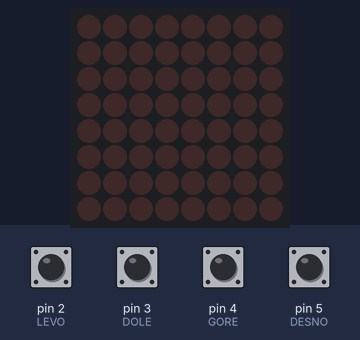
The sketch below on a simulated Arduino Uno, built with avr-gcc and run on an emulated ATmega328P. Parts: 8×8 LED matrix. Inputs (shaded band) come from the test bench; at power-on: pin 2 (LEVO), pin 3 (DOLE), pin 4 (GORE), pin 5 (DESNO) HIGH. Random numbers use the default seed unless the sketch sets one.

Above: at 0.8 s.
0.9 s: pin 2 (LEVO) pulled LOW for 0.15 s
At 2.1 s:
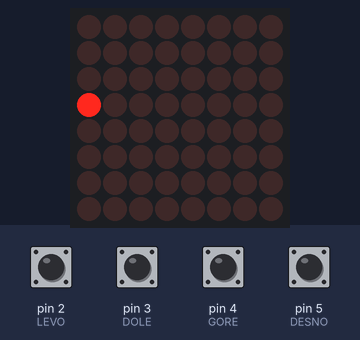
4.0 s: pin 3 (DOLE) pulled LOW for 0.15 s
At 4.61 s:
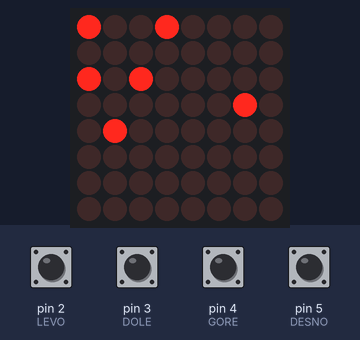
7.0 s: pin 5 (DESNO) pulled LOW for 0.15 s
At 8.5 s:
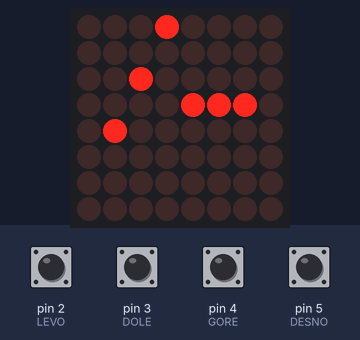
10.0 s: pin 4 (GORE) pulled LOW for 0.15 s
At 12.9 s:
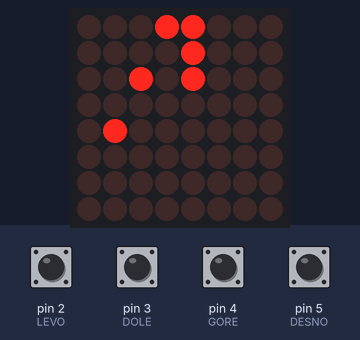
13.0 s: pin 2 (LEVO) pulled LOW for 1 s
At 13.46 s:
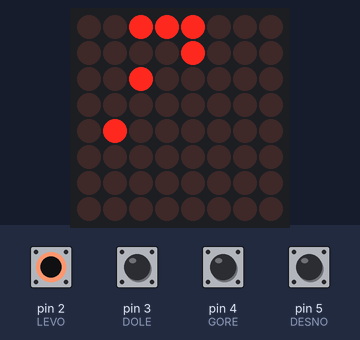
16.0 s: pin 3 (DOLE) pulled LOW for 1 s
At 16.32 s:
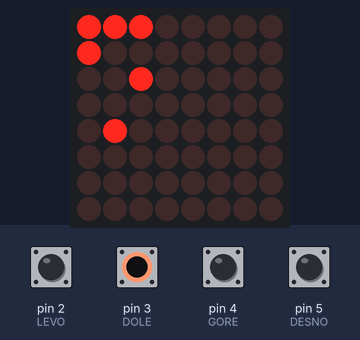
Timing chart, 0 to 19.0 s (numbered marks = the images above; inputs shaded):
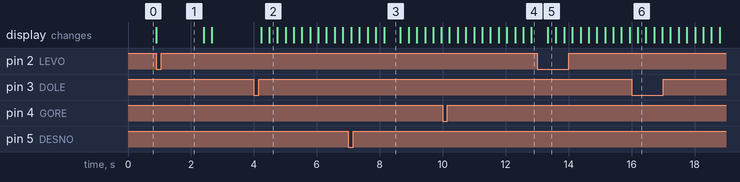

Measured:
- after the input at 0.9 s, the display: changes at once (image 1)
- after the input at 4.0 s, the display: first changes after 0.23 s (image 2 shows a later state)
- what the display in image 3 shows lasts 0.6 s, from 8.1 s to 8.7 s

The sketch:

B17.ino
```cpp
#include "LedControl.h"

#define LEVO 2
#define DOLE 3
#define GORE 4
#define DESNO 5
#define SS 6
#define CLK 13
#define MOSI 11

#define GS 250

LedControl matrix = LedControl(MOSI, CLK, SS, 1);

byte dots[8][8] = {
  {0, 0, 0, 0, 0, 0, 0, 0},
  {0, 0, 0, 0, 0, 0, 0, 0},
  {0, 0, 0, 0, 0, 0, 0, 0},
  {0, 0, 0, 0, 0, 0, 0, 0},
  {0, 0, 0, 0, 0, 0, 0, 0},
  {0, 0, 0, 0, 0, 0, 0, 0},
  {0, 0, 0, 0, 0, 0, 0, 0},
  {0, 0, 0, 0, 0, 0, 0, 0}
};

short snake[7][2] = {
  {0, 0},
  {0, 0},
  {0, 0},
  {0, 0},
  {0, 0},
  {0, 0},
  {0, 0}
};

bool start = false;
bool restart = false;
bool endGame = false;
bool pressed = false;
bool levo, dole, gore, desno;
bool *p[4] = {&levo, &dole, &gore, &desno};

unsigned long Time;
short rowSnake, colomSnake;
byte rowFood, colomFood;

bool makeFood = true;
byte count = 0;
byte leng = 1;

void draw() {
  for (int i = 0; i < 8; i++) {
    for (int j = 0; j < 8; j++) {
      matrix.setLed(0, j, i, dots[i][j]);
    }
  }
}

void newDirection(int way) {
  for (int k = 0; k < 4; k++) {
    if (k != way) *(p[k]) = false;
  }
}

void newPos() {

  updateTail();

  if (levo)  {
    if (colomSnake - 1 < 0) {
      if (dots[7][rowSnake] == 2) {
        leng++;
      }
      else if (dots[7][rowSnake] == 1) {
        endGame = true;
      }
    }
    else {
      if (dots[colomSnake - 1][rowSnake] == 2) {
        leng++;
      }
      else if (dots[colomSnake - 1][rowSnake] == 1) {
        endGame = true;
      }
    }
    dots[colomSnake][rowSnake] = 0;
    colomSnake--;
  }
  if (dole)  {
    if (rowSnake + 1 > 7) {
      if (dots[colomSnake][0] == 2) {
        leng++;
      }
      else if (dots[colomSnake][0] == 1) {
        endGame = true;
      }
    }
    else {
      if (dots[colomSnake][rowSnake + 1] == 2) {
        leng++;
      }
      else if (dots[colomSnake][rowSnake + 1] == 1) {
        endGame = true;
      }
    }
    dots[colomSnake][rowSnake] = 0;
    rowSnake++;
  }
  if (gore)  {
    if (rowSnake - 1 < 0) {
      if (dots[colomSnake][7] == 2) {
        leng++;
      }
      else if (dots[colomSnake][7] == 1) {
        endGame = true;
      }
    }
    else {
      if (dots[colomSnake][rowSnake - 1] == 2) {
        leng++;
      }
      else if (dots[colomSnake][rowSnake - 1] == 1) {
        endGame = true;
      }
    }
    dots[colomSnake][rowSnake] = 0;
    rowSnake--;
  }
  if (desno) {
    if (colomSnake + 1 > 7) {
      if (dots[0][rowSnake] == 2) {
        leng++;
      }
      else if (dots[0][rowSnake] == 1) {
        endGame = true;
      }
    }
    else {
      if (dots[colomSnake + 1][rowSnake] == 2) {
        leng++;
      }
      else if (dots[colomSnake + 1][rowSnake] == 1) {
        endGame = true;
      }
    }
    dots[colomSnake][rowSnake] = 0;
    colomSnake++;
  }

  if (leng == 6 || endGame) {
    restart = true;
  }

  if (!restart) {
    correctPos();

    snake[0][0] = colomSnake;
    snake[0][1] = rowSnake;
    updateField();
  }
}

void correctPos() {
  if (rowSnake  < 0)  rowSnake = 7;
  if (rowSnake > 7)   rowSnake = 0;
  if (colomSnake < 0) colomSnake = 7;
  if (colomSnake > 7) colomSnake = 0;
}

void updateTail() {
  switch (leng) {
    case 6:
      snake[6][0] = snake[5][0];
      snake[6][1] = snake[5][1];
    case 5:
      snake[5][0] = snake[4][0];
      snake[5][1] = snake[4][1];
    case 4:
      snake[4][0] = snake[3][0];
      snake[4][1] = snake[3][1];
    case 3:
      snake[3][0] = snake[2][0];
      snake[3][1] = snake[2][1];
    case 2:
      snake[2][0] = snake[1][0];
      snake[2][1] = snake[1][1];
    case 1:
      snake[1][0] = snake[0][0];
      snake[1][1] = snake[0][1];
    case 0:
      break;
  }
}

void updateField() {
  // leng = 2
  //3 puta
  for (int i = 0; i <= leng; i++) {
    if (i == leng && start) dots[snake[i][0]][snake[i][1]] = 0;
    else                       dots[snake[i][0]][snake[i][1]] = 1;
  }
}

void newFood() {
  do {
    rowFood = random(8);
    colomFood = random(8);
    if (!dots[colomFood][rowFood]) {
      dots[colomFood][rowFood] = 2;
      count++;
    }
  } while (count < 5);
  makeFood = false;
}

void restartGame(){
  levo = dole = gore = desno = false;
  rowSnake = colomSnake = 0;
  start = false;
  pressed = false;
  makeFood = true;
  endGame = false;
  leng = 1;
  count = 0;

  for(int i = 0; i < 7;i++){
    snake[i][0] = snake[i][1] = 0;
  }

  for(int i = 0; i < 8; i++){
    for(int j = 0; j < 8; j++){
      dots[i][j] = 0;
    }
  }

  restart = false;
}

void matrixPower(){
  matrix.shutdown(0, false);
  matrix.setIntensity(0, 5);
  matrix.clearDisplay(0);
}

void checkHard(){
  matrixPower();

  while(digitalRead(LEVO) == HIGH && digitalRead(DOLE) == HIGH && digitalRead(GORE) == HIGH && digitalRead(DESNO) == HIGH){
  }
  matrix.setLed(0, random(8), random(8), 1);
}

void setup() {
  randomSeed(analogRead(0));

  pinMode(LEVO, INPUT_PULLUP);
  pinMode(DOLE, INPUT_PULLUP);
  pinMode(GORE, INPUT_PULLUP);
  pinMode(DESNO, INPUT_PULLUP);

  checkHard();
  delay(1500);

  matrixPower();

  restartGame();
  draw();

  Time = millis();
}

void loop() {
  if (digitalRead(LEVO) == LOW && (!pressed || levo) && !desno) {
    start = true;
    levo = true;
    pressed = true;
    newDirection(0);
  }

  if (digitalRead(DOLE) == LOW && (!pressed || dole) && !gore) {
    start = true;
    dole = true;
    pressed = true;
    newDirection(1);
  }

  if (digitalRead(GORE) == LOW && (!pressed || gore) && !dole) {
    start = true;
    gore = true;
    pressed = true;
    newDirection(2);
  }

  if (digitalRead(DESNO) == LOW && (!pressed || desno) && !levo) {
    start = true;
    desno = true;
    pressed = true;
    newDirection(3);
  }

  if (digitalRead(LEVO) && digitalRead(DOLE) && digitalRead(GORE) && digitalRead(DESNO)) pressed = false;

  if (millis() - Time > GS) {
    newPos();
    if (start && makeFood) {
      newFood();
    }
    if(restart) restartGame();
    draw();
    Time = millis();
  }
}
```
